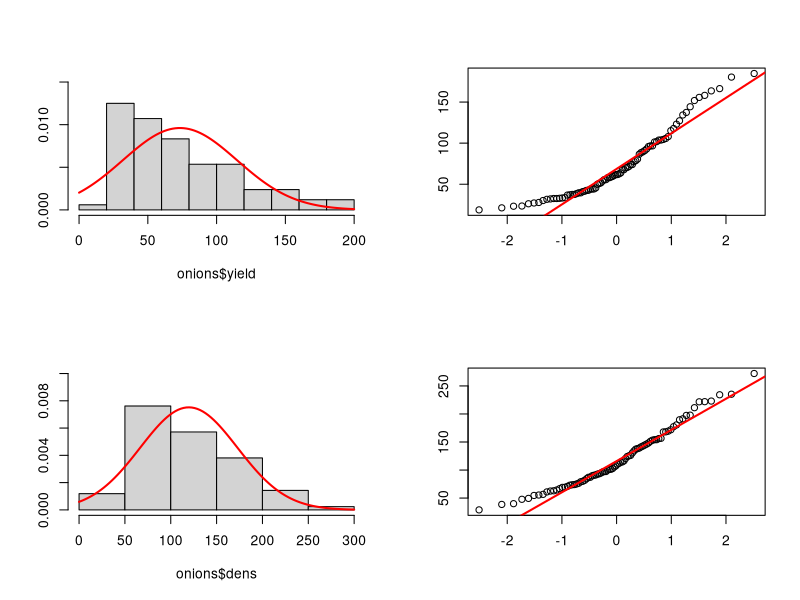

R code for this plot: (Note: this script raises an error after producing the figure.)
onions <- read.table("onions.dat", col.names = c("yield", "dens", "location"))

par(mfrow = c(2, 2))

hist(onions$yield, freq = FALSE, main = "", ylab = "", ylim = c(0, 0.016))
curve(dnorm(x, mean(onions$yield), sd(onions$yield)), add = TRUE, lwd = 2, col = "red")

qqnorm(onions$yield, main = "", xlab = "", ylab = "")
qqline(onions$yield, lwd = 2, col = "red")


hist(onions$dens, freq = FALSE, main = "", ylab = "", ylim = c(0, 0.010))
curve(dnorm(x, mean(onions$dens), sd(onions$dens)), add = TRUE, lwd = 2, col = "red")

qqnorm(onions$dens, main = "", xlab = "", ylab = "")
qqline(onions$dens, lwd = 2, col = "red")

par(mfrow = c(1, 1))

(41 + 30 + 43 + 34 + (1)) / 322 * 100

ppoints

glm()
